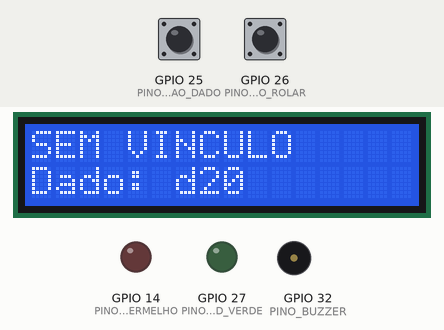
This sketch was run on a simulated ESP32. On the bench: 16×2 character LCD, output pins drawn as LEDs (lit = HIGH), buzzer (waves = sounding). The inputs (shaded band) are chosen by the test bench; at power-on: GPIO 26 (PINO_BOTAO_ROLAR) HIGH, GPIO 25 (PINO_BOTAO_DADO) HIGH. WiFi joins after 1.5 s; servers stay silent unless stated; uploads are accepted with an empty reply; random numbers use the default seed unless the sketch sets one; what the sketch prints to the serial monitor is not drawn.

Above: at 4.5 s.
4.6 s: GPIO 26 (PINO_BOTAO_ROLAR) pulled LOW for 0.15 s
At 5.2 s:
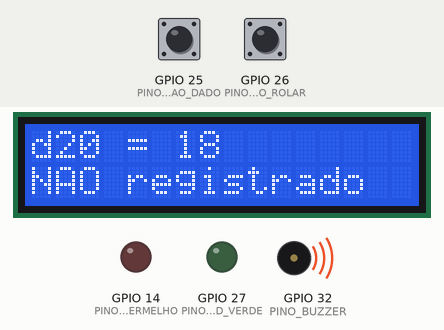
7.7 s: GPIO 25 (PINO_BOTAO_DADO) pulled LOW for 1 s
At 9.2 s:
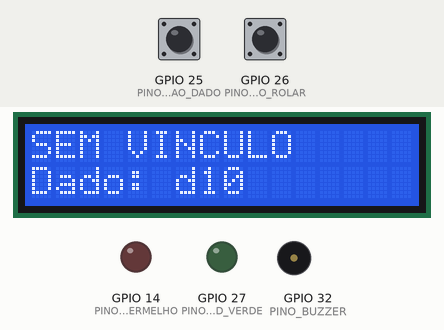
10.2 s: GPIO 26 (PINO_BOTAO_ROLAR) pulled LOW for 1 s
At 10.35 s:
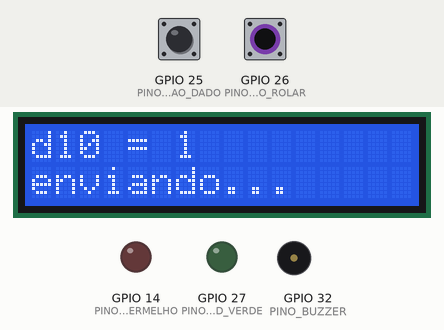
12.7 s: GPIO 25 (PINO_BOTAO_DADO) pulled LOW for 0.15 s
At 14.2 s:
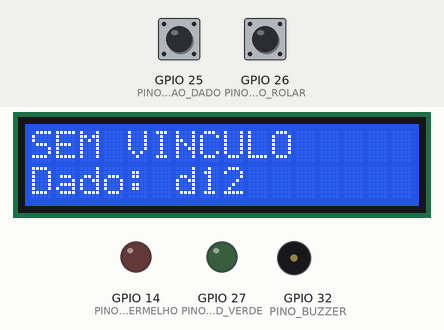
Timing chart, 0 to 15.3 s (numbered marks = the images above; inputs shaded):
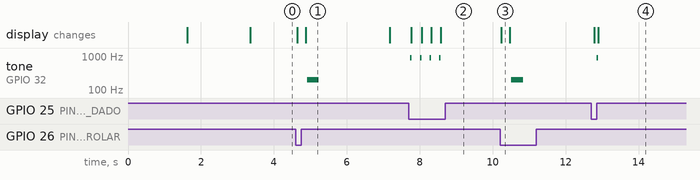

The sketch:

dado_inteligente.ino
```cpp
/*
 * Trabalho Final - Database Of Things - 270400
 * Alan Brum - 92305
 *
 * Dado inteligente para RPG de mesa.
 * Placa: ESP32 DevKit V1 (ESP32-WROOM-32, conversor USB CP2102)
 * Display: LCD 16x2 com modulo I2C PCF8574, endereco 0x27
 *
 * Funcionamento:
 *   - BOTAO_DADO percorre os tipos de dado: d4, d6, d8, d10, d12, d20
 *   - BOTAO_ROLAR sorteia o resultado, mostra no LCD e envia para a API
 *   - a API responde se foi acerto ou falha critica
 *   - LED verde + bip agudo   = acerto critico (20 no d20)
 *   - LED vermelho + bip grave = falha critica (1 no d20)
 *
 * Bibliotecas necessarias (Gerenciador de Bibliotecas da IDE Arduino):
 *   - LiquidCrystal I2C (Frank de Brabander)
 *   - ArduinoJson (versao 7)
 *
 * Ligacoes na protoboard:
 *   LCD 16x2 I2C   : GND=trilha -   VCC=trilha +   SDA=GPIO21 (D21)   SCL=GPIO22 (D22)
 *   Botao do dado  : GPIO25 -> botao -> trilha -   (pull-up interno)
 *   Botao de rolar : GPIO26 -> botao -> trilha -   (pull-up interno)
 *   LED verde      : GPIO27 -> 330R -> perna longa do LED, perna curta -> trilha -
 *   LED vermelho   : GPIO14 -> 330R -> perna longa do LED, perna curta -> trilha -
 *   Buzzer         : GPIO32 -> buzzer -> trilha -
 *   Alimentacao    : USB 5V do proprio ESP-32; perifericos em 3V3
 */

#include <WiFi.h>
#include <HTTPClient.h>
#include <WiFiClientSecure.h>
#include <ArduinoJson.h>
#include <Wire.h>
#include <LiquidCrystal_I2C.h>

// ---------------------------------------------------------------------------
// Configuracao - ajustar antes de gravar
// ---------------------------------------------------------------------------

const char* WIFI_SSID  = "COLOQUE_A_REDE";
const char* WIFI_SENHA = "COLOQUE_A_SENHA";

// Endereco da API. Na nuvem (Render) e https e funciona de qualquer rede
// com internet. Para usar a API rodando num computador da mesma rede,
// troque pelo IP dele, ex.: "http://192.168.0.100:8000".
const char* API_BASE = "https://dado-inteligente-rpg.onrender.com";

// o plano gratuito do Render hiberna a API e ela leva ate ~1 min para
// acordar; por isso o tempo limite das requisicoes e longo
const int TEMPO_LIMITE_HTTP = 20000;   // ms

// codigo deste dado fisico, usado pela API para saber de quem e a rolagem
const char* CODIGO_DISPOSITIVO = "esp32-01";

// ---------------------------------------------------------------------------
// Pinos e display
// ---------------------------------------------------------------------------

const int PINO_BOTAO_DADO   = 25;
const int PINO_BOTAO_ROLAR  = 26;
const int PINO_LED_VERDE    = 27;
const int PINO_LED_VERMELHO = 14;
const int PINO_BUZZER       = 32;

const int PINO_SDA = 21;
const int PINO_SCL = 22;

// endereco confirmado pelo scanner I2C nesta montagem
const int LCD_ENDERECO = 0x27;
const int LCD_COLUNAS  = 16;
const int LCD_LINHAS   = 2;

LiquidCrystal_I2C lcd(LCD_ENDERECO, LCD_COLUNAS, LCD_LINHAS);

// ---------------------------------------------------------------------------
// Estado
// ---------------------------------------------------------------------------

const char* NOMES_DOS_DADOS[] = {"d4", "d6", "d8", "d10", "d12", "d20"};
const int   FACES_DOS_DADOS[] = {  4,    6,    8,   10,    12,    20 };
const int   QUANTIDADE_DE_DADOS = 6;

int    dadoSelecionado  = 5;          // comeca no d20
String nomeDoPersonagem = "";
bool   vinculado = false;

unsigned long ultimoToqueDado  = 0;
unsigned long ultimoToqueRolar = 0;
const unsigned long TEMPO_DEBOUNCE = 250;   // ms

// ---------------------------------------------------------------------------
// Buzzer - onda quadrada feita na mao, funciona em qualquer versao do core
// ---------------------------------------------------------------------------

void bip(int frequencia, int duracaoMs) {
  long periodo = 1000000L / frequencia;        // microssegundos por ciclo
  long ciclos  = (long)duracaoMs * 1000L / periodo;
  for (long i = 0; i < ciclos; i++) {
    digitalWrite(PINO_BUZZER, HIGH);
    delayMicroseconds(periodo / 2);
    digitalWrite(PINO_BUZZER, LOW);
    delayMicroseconds(periodo / 2);
  }
}

void sinalizarAcertoCritico() {
  digitalWrite(PINO_LED_VERDE, HIGH);
  bip(1200, 120);
  bip(1600, 200);
  delay(300);
  digitalWrite(PINO_LED_VERDE, LOW);
}

void sinalizarFalhaCritica() {
  digitalWrite(PINO_LED_VERMELHO, HIGH);
  bip(300, 300);
  bip(200, 400);
  delay(200);
  digitalWrite(PINO_LED_VERMELHO, LOW);
}

// ---------------------------------------------------------------------------
// Tela - o LCD tem so 16 colunas por 2 linhas, entao todo texto e cortado
// ---------------------------------------------------------------------------

String cortar(String texto) {
  if (texto.length() > LCD_COLUNAS) {
    return texto.substring(0, LCD_COLUNAS);
  }
  return texto;
}

void mostrarDuasLinhas(String linha1, String linha2) {
  lcd.clear();
  lcd.setCursor(0, 0);
  lcd.print(cortar(linha1));
  lcd.setCursor(0, 1);
  lcd.print(cortar(linha2));
}

void mostrarTelaPrincipal() {
  String primeira = vinculado ? nomeDoPersonagem : String("SEM VINCULO");
  String segunda  = "Dado: " + String(NOMES_DOS_DADOS[dadoSelecionado]);
  mostrarDuasLinhas(primeira, segunda);
}

void mostrarResultado(int resultado, String critico) {
  String primeira = String(NOMES_DOS_DADOS[dadoSelecionado]) + " = " + String(resultado);

  String segunda;
  if (critico == "acerto") {
    segunda = "ACERTO CRITICO!";
  } else if (critico == "falha") {
    segunda = "FALHA CRITICA!";
  } else if (critico == "enviando") {
    segunda = "enviando...";
  } else {
    segunda = "registrado";
  }

  mostrarDuasLinhas(primeira, segunda);
}

// ---------------------------------------------------------------------------
// Rede
// ---------------------------------------------------------------------------

WiFiClient       clienteSimples;   // para http://
WiFiClientSecure clienteSeguro;    // para https://

/*
 * Abre a requisicao com o cliente certo para o endereco.
 * No https, setInsecure() aceita o certificado sem conferir a cadeia:
 * a conexao fica criptografada, mas o ESP-32 nao valida quem e o servidor.
 */
bool abrirConexao(HTTPClient& http, const String& url) {
  bool ok;
  if (url.startsWith("https")) {
    clienteSeguro.setInsecure();
    ok = http.begin(clienteSeguro, url);
  } else {
    ok = http.begin(clienteSimples, url);
  }
  http.setConnectTimeout(TEMPO_LIMITE_HTTP);
  http.setTimeout(TEMPO_LIMITE_HTTP);
  return ok;
}

void conectarWiFi() {
  mostrarDuasLinhas("Dado inteligente", "Conectando WiFi");
  WiFi.mode(WIFI_STA);
  WiFi.begin(WIFI_SSID, WIFI_SENHA);

  int tentativas = 0;
  while (WiFi.status() != WL_CONNECTED && tentativas < 40) {
    delay(500);
    Serial.print(".");
    tentativas++;
  }

  if (WiFi.status() == WL_CONNECTED) {
    Serial.println();
    Serial.print("Wi-Fi conectado. IP: ");
    Serial.println(WiFi.localIP());
    mostrarDuasLinhas("WiFi conectado", WiFi.localIP().toString());
    delay(1500);
  } else {
    Serial.println("\nFalha ao conectar no Wi-Fi.");
    mostrarDuasLinhas("WiFi FALHOU", "confira a rede");
    delay(2000);
  }
}

/*
 * GET /dispositivos/{codigo}/vinculo
 * Descobre a qual personagem e sessao este dado esta servindo.
 */
void consultarVinculo() {
  if (WiFi.status() != WL_CONNECTED) {
    return;
  }

  HTTPClient http;
  String url = String(API_BASE) + "/dispositivos/" + CODIGO_DISPOSITIVO + "/vinculo";
  abrirConexao(http, url);
  int codigoHttp = http.GET();

  if (codigoHttp == 200) {
    String corpo = http.getString();
    JsonDocument json;
    DeserializationError erro = deserializeJson(json, corpo);
    if (!erro) {
      vinculado = json["vinculado"] | false;
      nomeDoPersonagem = json["personagem_nome"].isNull()
                           ? String("sem personagem")
                           : String((const char*)json["personagem_nome"]);
      Serial.println("Vinculo: " + nomeDoPersonagem);
    } else {
      Serial.println("JSON do vinculo invalido");
    }
  } else if (codigoHttp == 404) {
    vinculado = false;
    nomeDoPersonagem = "nao cadastrado";
    Serial.println("Dispositivo nao cadastrado na API");
  } else {
    vinculado = false;
    nomeDoPersonagem = "API offline";
    Serial.print("Falha no GET do vinculo: ");
    Serial.println(codigoHttp);
  }

  http.end();
}

/*
 * POST /rolagens
 * Envia a rolagem e devolve o critico calculado pela API
 * ("acerto", "falha" ou string vazia). Em caso de erro, devolve "erro".
 */
String enviarRolagem(int resultado) {
  if (WiFi.status() != WL_CONNECTED) {
    return "erro";
  }

  HTTPClient http;
  String url = String(API_BASE) + "/rolagens";
  abrirConexao(http, url);
  http.addHeader("Content-Type", "application/json");

  JsonDocument corpoJson;
  corpoJson["dispositivo"] = CODIGO_DISPOSITIVO;
  corpoJson["dado"]        = NOMES_DOS_DADOS[dadoSelecionado];
  corpoJson["resultado"]   = resultado;

  String corpo;
  serializeJson(corpoJson, corpo);

  int codigoHttp = http.POST(corpo);
  String critico = "";

  if (codigoHttp == 201) {
    String resposta = http.getString();
    JsonDocument json;
    if (!deserializeJson(json, resposta)) {
      if (!json["rolagem"]["critico"].isNull()) {
        critico = String((const char*)json["rolagem"]["critico"]);
      }
    }
  } else {
    Serial.print("Falha no POST da rolagem: ");
    Serial.println(codigoHttp);
    Serial.println(http.getString());
    critico = "erro";
    // 404 ou 409 significam que o vinculo mudou: vale reconsultar
    if (codigoHttp == 404 || codigoHttp == 409) {
      http.end();
      consultarVinculo();
      return "erro";
    }
  }

  http.end();
  return critico;
}

// ---------------------------------------------------------------------------
// setup e loop
// ---------------------------------------------------------------------------

void setup() {
  Serial.begin(115200);

  pinMode(PINO_BOTAO_DADO, INPUT_PULLUP);
  pinMode(PINO_BOTAO_ROLAR, INPUT_PULLUP);
  pinMode(PINO_LED_VERDE, OUTPUT);
  pinMode(PINO_LED_VERMELHO, OUTPUT);
  pinMode(PINO_BUZZER, OUTPUT);

  digitalWrite(PINO_LED_VERDE, LOW);
  digitalWrite(PINO_LED_VERMELHO, LOW);
  digitalWrite(PINO_BUZZER, LOW);

  Wire.begin(PINO_SDA, PINO_SCL);
  lcd.init();
  lcd.backlight();

  // semente do sorteio: ruido do conversor analogico de um pino solto
  randomSeed(analogRead(33) + millis());

  conectarWiFi();
  consultarVinculo();
  mostrarTelaPrincipal();
}

void loop() {
  // --- botao que troca o tipo de dado ---
  if (digitalRead(PINO_BOTAO_DADO) == LOW &&
      millis() - ultimoToqueDado > TEMPO_DEBOUNCE) {
    ultimoToqueDado = millis();
    dadoSelecionado = (dadoSelecionado + 1) % QUANTIDADE_DE_DADOS;
    bip(900, 40);
    mostrarTelaPrincipal();
  }

  // --- botao que rola o dado ---
  if (digitalRead(PINO_BOTAO_ROLAR) == LOW &&
      millis() - ultimoToqueRolar > TEMPO_DEBOUNCE) {
    ultimoToqueRolar = millis();

    int faces = FACES_DOS_DADOS[dadoSelecionado];
    int resultado = random(1, faces + 1);

    Serial.print("Rolagem: ");
    Serial.print(NOMES_DOS_DADOS[dadoSelecionado]);
    Serial.print(" = ");
    Serial.println(resultado);

    mostrarResultado(resultado, "enviando");
    String critico = enviarRolagem(resultado);

    if (critico == "erro") {
      mostrarDuasLinhas(String(NOMES_DOS_DADOS[dadoSelecionado]) + " = " + String(resultado),
                        "NAO registrado");
      bip(200, 150);
      bip(200, 150);
    } else {
      mostrarResultado(resultado, critico);
      if (critico == "acerto") {
        sinalizarAcertoCritico();
      } else if (critico == "falha") {
        sinalizarFalhaCritica();
      } else {
        bip(1000, 60);
      }
    }

    delay(2000);
    mostrarTelaPrincipal();
  }

  delay(20);
}
```

Measured:
- after the input at 4.6 s, tone on GPIO 32 (PINO_BUZZER): silent → 200 Hz after 0.31 s, → silent 0.32 s later; the display: first changes at once (image 1 shows a later state)
- after the input at 7.7 s, tone on GPIO 32 (PINO_BUZZER): alternates 894 Hz for 0.04 s and silent for 0.22 s, 8 changes in all, then stays silent, starting after 0.05 s; the display: first changes after 0.07 s (image 2 shows a later state)
- after the input at 10.2 s, tone on GPIO 32 (PINO_BUZZER): silent → 200 Hz after 0.31 s, → silent 0.32 s later; the display: changes at once (image 3)
- after the input at 12.7 s, tone on GPIO 32 (PINO_BUZZER): silent → 894 Hz after 0.15 s, → silent 0.04 s later
- what the display in image 1 shows lasts 2.3 s, from 4.9 s to 7.2 s
